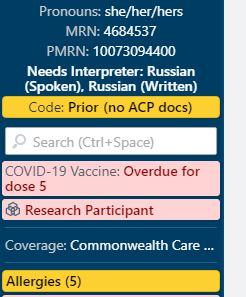
#> input picture Capture3.JPG, 246 x 297 px, found by its file name
$ python compare.py
#> lines starting #> are read from the running program, lines starting #| are printed output that depends on the picture; long printed decimals are rounded; pictures that were not available may be replaced by others from this repository, and a replacement may not be noted
import cv2 as cv
import numpy as np
from matplotlib import pyplot as plt

img = cv.imread('Capture3.jpg', cv.IMREAD_GRAYSCALE)
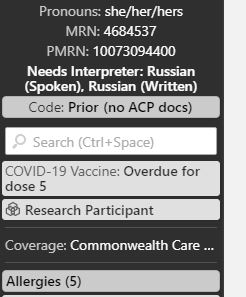
#> img: shape (297, 246); min 0, max 255, mean 136.6
img2 = img.copy()
template = cv.imread('Screenshot_1.png', cv.IMREAD_GRAYSCALE)
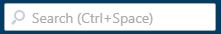
#> input picture search_bar.JPG, 221 x 34 px, given in place of Screenshot_1.png, which was not available
#> template: shape (34, 221); min 36, max 255, mean 200.7
# template = cv.imread('search_bar.JPG', cv.IMREAD_GRAYSCALE)

w, h = template.shape[::-1]
#> w = 221; h = 34
# All the 6 methods for comparison in a list
methods = ['cv.TM_CCOEFF', 'cv.TM_CCOEFF_NORMED', 'cv.TM_CCORR',
            'cv.TM_CCORR_NORMED', 'cv.TM_SQDIFF', 'cv.TM_SQDIFF_NORMED']
results = []
for meth in methods:
    img = img2.copy()
    method = eval(meth)
    # Apply template Matching
    res = cv.matchTemplate(img, template, method)
    min_val, max_val, min_loc, max_loc = cv.minMaxLoc(res)
    # If the method is TM_SQDIFF or TM_SQDIFF_NORMED, take minimum

    if method in [cv.TM_SQDIFF, cv.TM_SQDIFF_NORMED]:
        top_left = min_loc
        print("min Trushold {}, {}".format(min_val, max_val > 0.9))
    else:
        print("max Trushold {}. {}".format(max_val, max_val > 0.9))

        top_left = max_loc
    bottom_right = (top_left[0] + w, top_left[1] + h)

    # Calculate the midpoint between top and bottom
    midpoint = ((top_left[0] + bottom_right[0]) // 2, (top_left[1]+bottom_right[1])// 2)
    results.append((top_left[1] + bottom_right[1]) // 2)


    cv.rectangle(img, top_left, bottom_right, 255, 2)

    # Mark the midpoint with a red dot
    cv.circle(img, midpoint, 5, (0, 0, 255), -1)

    plt.subplot(121), plt.imshow(res, cmap='gray')
    plt.title('Matching Result'), plt.xticks([]), plt.yticks([])
    plt.subplot(122), plt.imshow(img, cmap='gray')
    plt.title(f'Detected Point - Midpoint: {midpoint}'), plt.xticks([]), plt.yticks([])
    plt.suptitle(meth)
    plt.show()
#> this loop made 6 passes
#> (min_val, max_val, min_loc, max_loc) on passes 1 to 6: (-28614766, 51727668, (9, 216), (1, 124)), (-0.632, 0.999, (9, 216), (1, 124)), (88103192, 354531840, (0, 13), (1, 124)), (0.564, 1, (9, 216), (1, 124)), (118720, 242262256, (1, 124), (8, 216)), (0.000335, 1, (1, 124), (0, 0))
#| max Trushold 51727668.0. True
#| max Trushold 0.9988540410995483. True
#| max Trushold 354531840.0. True
#| max Trushold 0.9998325705528259. True
#| min Trushold 118720.0, True
#| min Trushold 0.0003348, True
#> pass 1, `res = cv.matchTemplate(img, template, method)`:
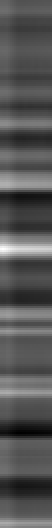
#> res: shape (264, 26) float32 (shown 2 times larger); min -28614766, max 51727668, mean -1634832.5; drawn with min black and max white
#> pass 1, `plt.show()`:
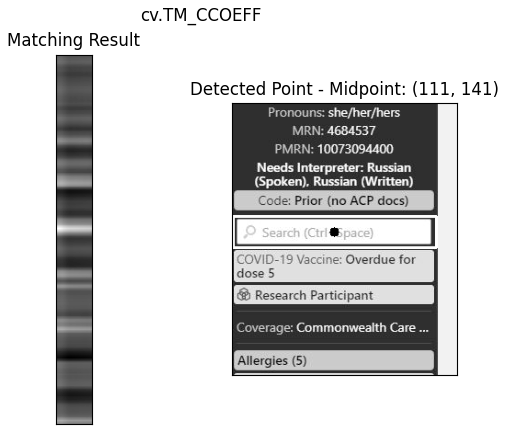
#> figure drawn by matplotlib, 2 panels
#> pass 3, `res = cv.matchTemplate(img, template, method)`:
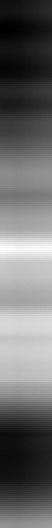
#> res: shape (264, 26) float32 (shown 2 times larger); min 88103192, max 354531840, mean 201022624; drawn with min black and max white
#> after the loop:
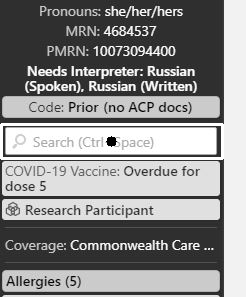
#> img: shape (297, 246); min 0, max 255, mean 140.7
#> after the loop:
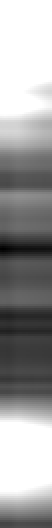
#> res: shape (264, 26) float32 (shown 2 times larger); min 0.000335, max 1, mean 0.615
#> after the loop, results = [141, 141, 141, 141, 141, 141]

print (results)
#| [141, 141, 141, 141, 141, 141]
